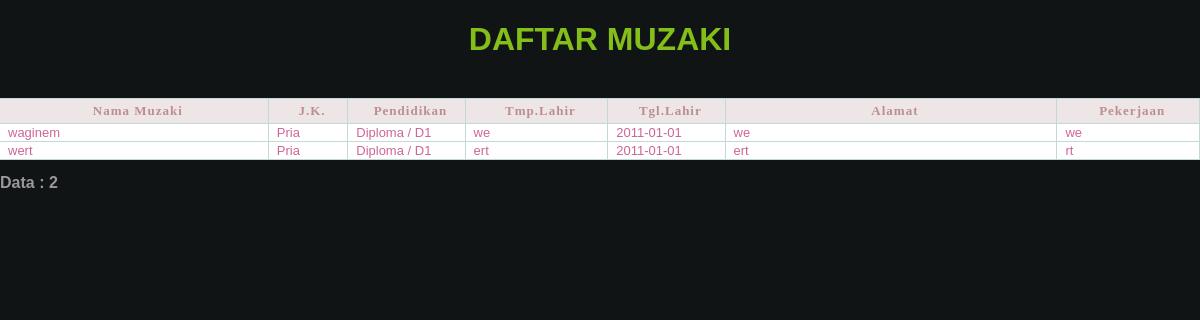
Page /pages/muzaqi/LaporanMuzaqi.php on the committed database.
### tables this page shows
CREATE TABLE `muzaqi` (
  `id` int(11) NOT NULL auto_increment,
  `nama` varchar(50) NOT NULL,
  `jk` enum('Pria','Wanita') NOT NULL,
  `pendidikan` varchar(30) NOT NULL,
  `tmp_lahir` varchar(20) NOT NULL,
  `tgl_lahir` date NOT NULL,
  `alamat` varchar(50) NOT NULL,
  `pekerjaan` varchar(30) NOT NULL,
  PRIMARY KEY  (`id`)
);

### conf/conf.php (called while the page is built, shortened)
<?php
    $db_name        ="masjid";
     function bukaquery($sql)
	 {
       $result=mysql_query($sql)
        or die(mysql_error()."<br/><font color=red><b>Gagal</b> menjalankan perintah query !");
        return $result;
     }
?>

### pages/muzaqi/LaporanMuzaqi.php (the view)
<?php
 include '../../conf/conf.php';
?>
<html>
    <head>
        <link href="../../css/default.css" rel="stylesheet" type="text/css" />
    </head>
    <body>
    <?php
        $keyword=$_GET['keyword'];
        $_sql = "select id, nama, jk, pendidikan, tmp_lahir, tgl_lahir, alamat,pekerjaan
                 from muzaqi
                 where
                 nama like '%".$keyword."%' or
                 jk like '%".$keyword."%' or
                 pendidikan like '%".$keyword."%' or
                 tmp_lahir like '%".$keyword."%' or
                 tgl_lahir like '%".$keyword."%' or
                 alamat like '%".$keyword."%'
                 order by nama ASC ";
        $hasil=bukaquery($_sql);
        $jumlah=mysql_num_rows($hasil);
        if(mysql_num_rows($hasil)!=0) {
            echo "<table width='100%'  border='0' align='center' cellpadding='0' cellspacing='0' class='tbl_form'>
				<caption><h1 class=title>DAFTAR MUZAKI</h1><br></caption>
                    <tr class='head'>
                                 <td width='200px'><div align='center'><font size='2' face='Verdana'><strong>Nama Muzaki</strong></font></div></td>
                                 <td width='50px'><div align='center'><font size='2' face='Verdana'><strong>J.K.</strong></font></div></td>
                                 <td width='80px'><div align='center'><font size='2' face='Verdana'><strong>Pendidikan</strong></font></div></td>
                                 <td width='100px'><div align='center'><font size='2' face='Verdana'><strong>Tmp.Lahir</strong></font></div></td>
                                 <td width='80px'><div align='center'><font size='2' face='Verdana'><strong>Tgl.Lahir</strong></font></div></td>
                                 <td width='250px'><div align='center'><font size='2' face='Verdana'><strong>Alamat</strong></font></div></td>
                                 <td width='100px'><div align='center'><font size='2' face='Verdana'><strong>Pekerjaan</strong></font></div></td>
                    </tr>";
                    while($baris = mysql_fetch_array($hasil)) {
                        echo "<tr class='isi'>
                                 <td>$baris[1]</td>
                                 <td>$baris[2]</td>
                                 <td>$baris[3]</td>
                                 <td>$baris[4]</td>
                                 <td>$baris[5]</td>
                                 <td>$baris[6]</td>
                                 <td>$baris[7]</td>
                               </tr>";
                    }
            echo "</table><br><font color='999999' size='3'> <b>Data : $jumlah</b></font>";
        }
    ?>
    </body>
</html>

### css/default.css (style rules this page uses)
body { font-family:Arial, Helvetica, sans-serif; font-size:12px; background: #101415; margin: 0; padding: 0; color: #000000; }
h1 { color:#84be19; }
.head td { font: bold 13px "Tahoma", Arial, Helvetica, sans-serif; color: #BC8F8F; border-right: 1px solid #C1DAD7; border-bottom: 1px solid #C1DAD7; border-top: 1px solid #C1DAD7; letter-spacing: 1px; padding: 4px 2px 4px 10px; background: #eee6e6 ; }
.isi td { border-right: 1px solid #C1DAD7; border-bottom: 1px solid #C1DAD7; background: #ffffff; padding-top:1px; padding-bottom:1px; padding-left:8px; padding-right:8px; color:#CC6699; font: 13px tahoma, Arial, Helvetica, sans-serif; }

### rows in the picture
muzaqi: nama "waginem", jk "Pria", pendidikan "Diploma / D1", tmp_lahir "we", tgl_lahir "2011-01-01", alamat "we", pekerjaan "we"
muzaqi: nama "wert", jk "Pria", pendidikan "Diploma / D1", tmp_lahir "ert", tgl_lahir "2011-01-01", alamat "ert", pekerjaan "rt"

### other values in the picture
$jumlah "2"
